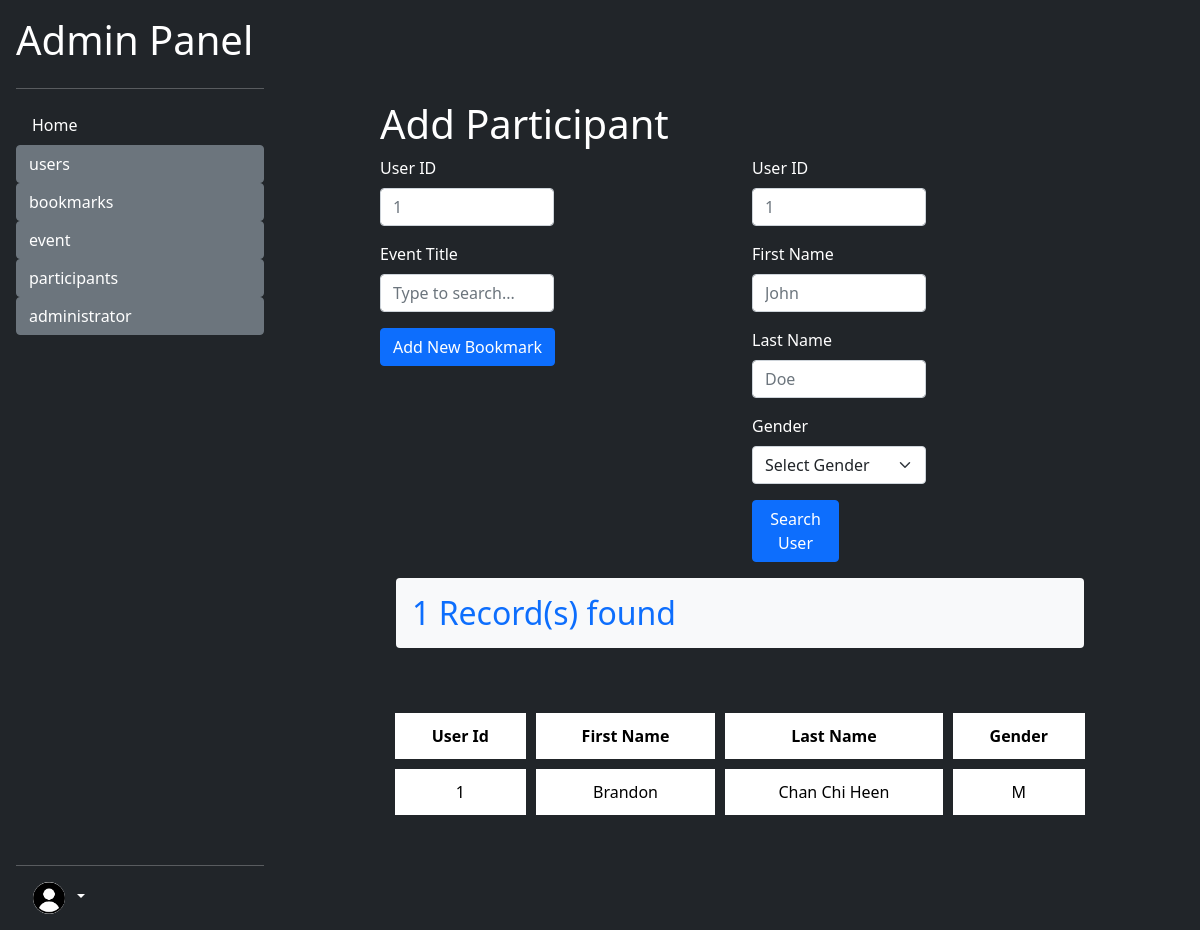
/admin/participants/add_participant.php?firstName=Brandon (signed in), run on the app's committed database.
### tables this page shows
CREATE TABLE `user` (
  `user_id` int(30) NOT NULL,
  `email` varchar(100) NOT NULL,
  `first_name` varchar(30) NOT NULL,
  `last_name` varchar(30) NOT NULL,
  `password` varchar(30) NOT NULL,
  `gender` varchar(1) NOT NULL
);

### utility/utility.php (called while the page is built, shortened)
<?php
class Database
{
    public $con;
    function __construct()
    {
        $this->con = mysqli_connect(self::DB_HOST, self::DB_USER, self::DB_PASSWORD, self::DB_NAME);
    }
    function select($columnArray, $whereStatements, $table = 'user')
    {
        $queryStatement = "SELECT " . array_shift($columnArray);
        foreach ($columnArray as $col) {
            $queryStatement .= ", $col";
        }
        if ($whereStatements == "") {
            $queryStatement .= " FROM $table";
        } else {
            $queryStatement .= " FROM $table WHERE $whereStatements;";
        }
        $this->queryResult = mysqli_query($this->con, $queryStatement);
        return mysqli_fetch_all($this->queryResult);
    }
}

### utility/search.php (called while the page is built, shortened)
<?php
require_once dirname(__FILE__) . "/../env_variables.php";
require_once "$docRoot/utility/utility.php";
function search($toSearch, $colArray, $toSearchColArray, $table, $orderCol = false, $sort = "ASC")
{
    if (!$orderCol) {
        $orderCol = $colArray[0];
    }
    $terms = explode(" ", $toSearch);
    $db = new Database();
    $whereStatement = "";
    foreach ($toSearchColArray as $col) {
        foreach ($terms as $term) {
            $whereStatement .= "$col LIKE '%$term%' OR ";
        }
    }
    $whereStatement = rtrim($whereStatement, " OR");
    $whereStatement = "$whereStatement ORDER BY $orderCol $sort";
    $finalResult = $db->select($colArray, $whereStatement, $table);
    return $finalResult;
}

### admin/participants/add_participant.php (the view, shortened to what this page needs)
<?php
require_once dirname(__FILE__) . "/../../env_variables.php";
include "$docRoot/utility/utility.php";
include "$docRoot/utility/search.php";
$db = new Database();
$eventTitleArray = $db->select(array('Event_Title'), "", "event");
$userIDArray = $db->select(array('user_id'), "", "user");
if ($_SERVER["REQUEST_METHOD"] == "GET") {
    if (!empty($_GET['firstName']) || !empty($_GET['lastName']) || !empty($_GET['gender']) || !empty($_GET['userID'])) {
        $searchArray = array(
            "userID" => "",
            "firstName" => "",
            "lastName" => "",
            "gender" => "",
        );
        $regExp = "/^[a-zA-Z\s]*/";
        if (!empty($_GET['firstName']) && preg_match($regExp, $_GET['firstName'])) {
            $searchArray['firstName'] = $_GET['firstName'];
        }
        $resultArr = array();
        $colArray = array(
            "userID" => "user_id",
            "firstName" => "first_name",
            "lastName" => "last_name",
            "gender" => "gender",
        );
        foreach ($searchArray as $key => $value) {
            if (!empty($value)) {
                $resultArr = array_merge($resultArr, search($value, array('user_id', 'first_name', 'last_name', 'gender'), array($colArray[$key]), "user"));
            }
        }
    }
} else if ($_SERVER["REQUEST_METHOD"] == "POST") {
    if (isset($_POST)) {
        $userID = !empty($_POST["userID"]) ? $_POST["userID"] : '';
        $eventTitle = !empty($_POST["eventTitle"]) ? $_POST["eventTitle"] : '';
        $regExp = "/^\d*/";
        $validUserID = false;
        $validEventTitle = false;
        function deepIntersect($arr1, $arr2)
        {
            return array_uintersect(
                $arr1,
                $arr2,
                function ($val1, $val2) {
                    return strcmp($val1[0], $val2[0]);
                }
            );
        }
        if (!empty($userID) && preg_match($regExp, $userID)) {
            if (deepIntersect(array(array($userID)), $userIDArray) == array(array($userID))) {
                $validUserID = true;
            }
        }
        if (deepIntersect(array(array($eventTitle)), $eventTitleArray) == array(array($eventTitle))) {
            $validEventTitle = true;
        }
        $validData = $validUserID  && $validEventTitle;
        $duplicateRecord = false;
        $insertSuccess = false;
        if ($validData) {
            try {
                [$userDetails] = $db->select(array('first_name', 'last_name', 'gender'), "user_id = $userID", 'user');
                $insertResult = $db->insert(
                    array("user_id", "Event_Title_FK", 'first_name', 'last_name', 'gender'),
                    array_merge(array($userID, $eventTitle), $userDetails),
                    "participants"
                );
                $insertSuccess = true;
            } catch (Exception $e) {
                consoleLog("Error occured");
                consoleLog($e->getCode(), $e->getMessage(), "\"");
                switch ($e->getCode()) {
                    case 1062:
                        $duplicateRecord = true;
                        consoleLog($duplicateRecord ? "true" : "false");
                        $insertSuccess = false;
                        break;
                    default:
                        consoleLog("unknown mysqli Error have occured");
                }
            }
        }
        if ($insertSuccess) {
            $userID = '';
            $eventTitle = '';
        }
    }
}
?>
<!DOCTYPE html>
<html lang="en">
<head>
    <link href="https://cdn.jsdelivr.net/npm/bootstrap@5.0.2/dist/css/bootstrap.min.css" rel="stylesheet">
    <link href="../index.css" type="text/css" rel="stylesheet">
</head>
<body class="bg-dark">
    <?php
    include_once "../sidebar.php";
    ?>
    <section class="text-white">
        <h1>Add Participant</h1>
        <div class="row">
            <div class="col-md-6">
                <form class="g-3 needs-validation" action="" method="POST" novalidate>
                    <div class="col-md-6 mb-3">
                        <label for="userIDInput" class="form-label">User ID</label>
                        <input name="userID" type="number" class="form-control<?php if (isset($validUserID) && !$validUserID) echo " is-invalid"; ?>" id="userIDInput" value="<?php if (isset($userID)) echo $userID; ?>" placeholder="1" required>
                    </div>
                    <div class="col-md-6 mb-3">
                        <label for="eventTitleInput" class="form-label">Event Title</label>
                        <input name="eventTitle" class="form-control<?php if (isset($validEventTitle) && !$validEventTitle) echo " is-invalid"; ?>" list="eventTitleOptions" id="eventTitleInput" value="<?php if (isset($eventTitle)) echo $eventTitle; ?>" placeholder="Type to search...">
                    </div>
                    <div class="col-12">
                        <button class="btn btn-primary" type="submit">Add New Bookmark</button>
                    </div>
                </form>
            </div>
            <div class="col-md-6">
                <form class="g-3 needs-validation" action="" method="GET" novalidate>
                    <div class="col-md-6 mb-3">
                        <label for="userIDInput" class="form-label">User ID</label>
                        <input name="userID" type="number" class="form-control<?php if (isset($validUserID) && !$validUserID) echo " is-invalid"; ?>" id="userIDInput" value="<?php if (isset($userID)) echo $userID; ?>" placeholder="1" required>
                    </div>
                    <div class="col-md-6 mb-3">
                        <label for="firstNameInput" class="form-label">First Name</label>
                        <input name="firstName" type="text" class="form-control " id="firstNameInput" pattern="^[a-zA-Z\s]*$" value="<?php if (isset($firstName)) echo $firstName; ?>" placeholder="John" required>
                    </div>
                    <div class="col-md-6 mb-3">
                        <label for="lastNameInput" class="form-label">Last Name</label>
                        <input name="lastName" type="text" class="form-control" id="lastNameInput" pattern="^[a-zA-Z\s]*$" value="<?php if (isset($lastName)) echo $lastName; ?>" placeholder="Doe" required>
                    </div>
                    <div class="col-md-6 mb-3">
                        <label for="genderSelect" class="form-label">Gender</label>
                        <select name="gender" id="genderSelect" class="form-select" required>
                            <option value="" <?php if (isset($gender)  && $gender == "") echo "selected"; ?>>Select Gender</option>
                        </select>
                    </div>
                    <div class="col-md-3">
                        <button class="btn btn-primary" type="submit">Search User</button>
                    </div>
                </form>
            </div>
        </div>
        <?php
        if (isset($resultArr) and is_array($resultArr)) {
            if (count($resultArr) > 0) {
                $resultCount = count($resultArr);
                echo "<h2 class='text-primary bg-light rounded-2 p-3 mx-3'>$resultCount Record(s) found</h2>";
                echo <<<HTML
                <table class="event-list">
                    <tr class="text-center">
                        <th>
                            User Id
                        </th>
                        <th>
                            First Name
                        </th>
                        <th>
                            Last Name
                        </th>
                        <th>
                            Gender
                        </th>
                    </tr>
HTML;
                foreach ($resultArr as $result) {
                    echo <<<HTML
        <tr class="text-center">
            <td>{$result[0]}</td>
            <td>{$result[1]}</td>
            <td>{$result[2]}</td>
            <td>{$result[3]}</td>
        </tr>
HTML;
                }
                echo '</table>';
            } else {
            }
        }
        ?>
    </section>
</body>
</html>

### admin/index.css (style rules this page uses)
html, body { height: 100%; }
section { width: calc(100% - 280px); float: right; padding: 100px; }
.event-list { margin-top: 50px; width: 100%; border-spacing: 10px; padding: 5px; border-collapse: separate; }
.event-list th, .event-list td { padding: 12px; color: black; background-color: white; }

### data on the page
user: user_id "1", first_name "Brandon", last_name "Chan Chi Heen", gender "M"

### other printed values
$dirOrFiles "Home"
$dir "users"
$dir "bookmarks"
$dir "event"
$dir "participants"
$dir "administrator"
$resultCount "1"
